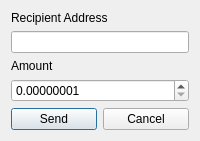
<?xml version="1.0" encoding="UTF-8"?>
<ui version="4.0">
 <class>SpatsSendDialog</class>
 <widget class="QDialog" name="SpatsSendDialog">
  <property name="windowTitle">
   <string>Send Asset</string>
  </property>
  <layout class="QVBoxLayout" name="verticalLayout">
   <item>
    <widget class="QLabel" name="labelRecipient">
     <property name="text">
      <string>Recipient Address</string>
     </property>
    </widget>
   </item>
   <item>
    <widget class="QLineEdit" name="editRecipient"/>
   </item>
   <item>
    <widget class="QLabel" name="labelAmount">
     <property name="text">
      <string>Amount</string>
     </property>
    </widget>
   </item>
   <item>
    <widget class="QDoubleSpinBox" name="spinAmount">
     <property name="decimals">
      <number>8</number>
     </property>
     <property name="minimum">
      <double>0.00000001</double>
     </property>
     <property name="maximum">
      <double>1000000000</double>
     </property>
    </widget>
   </item>
   <item>
    <layout class="QHBoxLayout" name="buttonLayout">
     <item>
      <widget class="QPushButton" name="btnSend">
       <property name="text">
        <string>Send</string>
       </property>
      </widget>
     </item>
     <item>
      <widget class="QPushButton" name="btnCancel">
       <property name="text">
        <string>Cancel</string>
       </property>
      </widget>
     </item>
    </layout>
   </item>
  </layout>
 </widget>
 <resources/>
 <connections/>
</ui>
